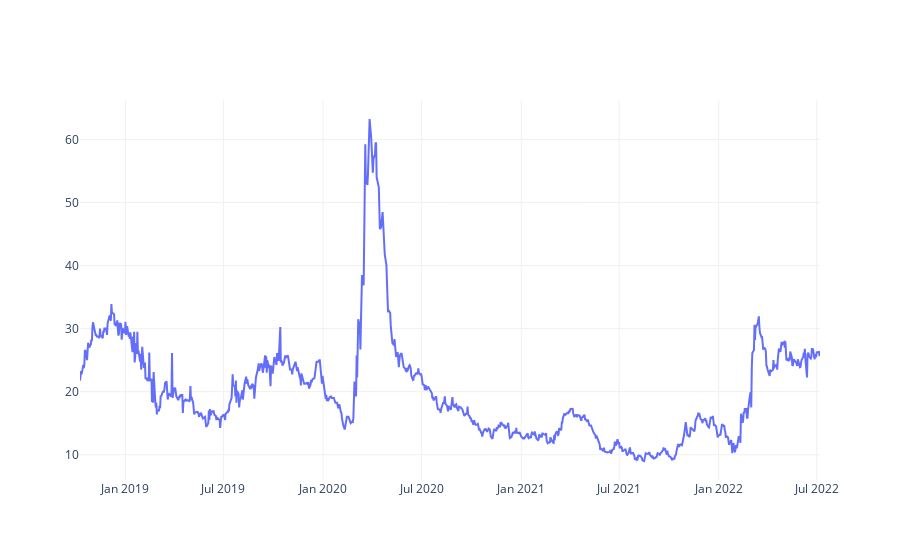

The code cell stored with this chart in its notebook:
### Code cell
import plotly
import plotly.graph_objects as go
from plotly.graph_objects import Layout

layout = Layout(plot_bgcolor='rgba(0,0,0,0)')
fig = go.Figure([go.Scatter(x=df_teste.index, y=df_teste[ticker_query])], layout=layout)
fig.update_xaxes(showgrid = True, gridwidth = 1, gridcolor='#F3F0EF')
fig.update_yaxes(gridwidth = 1, gridcolor='#F3F0EF')

fig.show()

### Figure 1 — Plotly figure (JSON) as saved in the notebook; plotly's stock layout.template omitted (floating-point values rounded to 4 significant figures; data arrays with more than 128 entries replaced by an {"elided": "..."} marker saying what was removed)
{"data": [{"type": "scatter", "x": {"elided": "970 str values"}, "y": {"elided": "970 float values"}}], "layout": {"plot_bgcolor": "rgba(0,0,0,0)", "xaxis": {"gridcolor": "#F3F0EF", "gridwidth": 1, "showgrid": true}, "yaxis": {"gridcolor": "#F3F0EF", "gridwidth": 1}}}
